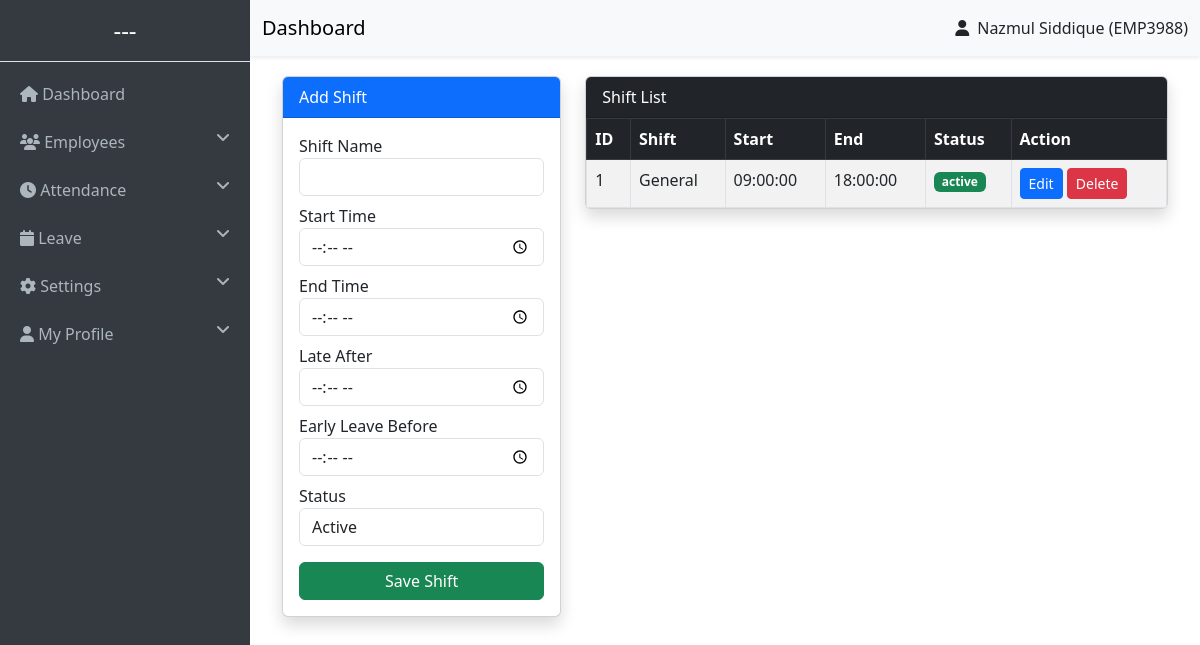
The app's page /settings/shift.php (signed in) with its own data.
### tables this page shows
CREATE TABLE `shifts` (
  `id` int NOT NULL AUTO_INCREMENT,
  `shift_name` varchar(100) NOT NULL,
  `start_time` time NOT NULL,
  `end_time` time NOT NULL,
  `late_after` time DEFAULT NULL,
  `early_leave_before` time DEFAULT NULL,
  `status` enum('active','inactive') DEFAULT 'active',
  `created_at` timestamp NOT NULL DEFAULT CURRENT_TIMESTAMP,
  `updated_at` timestamp NULL DEFAULT NULL ON UPDATE CURRENT_TIMESTAMP,
  PRIMARY KEY (`id`)
);

### settings/shift.php (the view, shortened to what this page needs)
<?php
$id = $_GET['edit'] ?? null;
$data = [
    'shift_name' => '',
    'start_time' => '',
    'end_time' => '',
    'late_after' => '',
    'early_leave_before' => '',
    'status' => 'active'
];
?>
<?php include(BASE_PATH . '/includes/header.php'); ?>
<div class="container-fluid">
<div class="row">
<div class="col-md-4">
<div class="card shadow">
<div class="card-header bg-primary text-white">
    <?php echo !empty($id) ? "Edit Shift" : "Add Shift"; ?>
</div>
<div class="card-body">
<form method="POST">
<div class="mb-2">
<label>Shift Name</label>
<input type="text" name="shift_name" class="form-control"
value="<?php echo $data['shift_name']; ?>" required>
</div>
<div class="mb-2">
<label>Start Time</label>
<input type="time" name="start_time" class="form-control"
value="<?php echo $data['start_time']; ?>" required>
</div>
<div class="mb-2">
<label>End Time</label>
<input type="time" name="end_time" class="form-control"
value="<?php echo $data['end_time']; ?>" required>
</div>
<div class="mb-2">
<label>Late After</label>
<input type="time" name="late_after" class="form-control"
value="<?php echo $data['late_after']; ?>">
</div>
<div class="mb-2">
<label>Early Leave Before</label>
<input type="time" name="early_leave_before" class="form-control"
value="<?php echo $data['early_leave_before']; ?>">
</div>
<div class="mb-2">
<label>Status</label>
<select name="status" class="form-control">
<option value="active" <?php if($data['status']=='active') echo 'selected'; ?>>Active</option>
</select>
</div>
<button class="btn btn-success w-100 mt-2">
Save Shift
</button>
</form>
</div>
</div>
</div>
<div class="col-md-8">
<div class="card shadow">
<div class="card-header bg-dark text-white">
    Shift List
</div>
<div class="card-body p-0">
<table class="table table-bordered table-striped mb-0">
<thead class="table-dark">
<tr>
    <th>ID</th>
    <th>Shift</th>
    <th>Start</th>
    <th>End</th>
    <th>Status</th>
    <th>Action</th>
</tr>
</thead>
<tbody>
<?php
$result = mysqli_query($conn, "SELECT * FROM shifts ORDER BY id DESC");
while ($row = mysqli_fetch_assoc($result)) {
?>
<tr>
    <td><?php echo $row['id']; ?></td>
    <td><?php echo $row['shift_name']; ?></td>
    <td><?php echo $row['start_time']; ?></td>
    <td><?php echo $row['end_time']; ?></td>
    <td>
        <span class="badge bg-<?php echo $row['status']=='active'?'success':'danger'; ?>">
            <?php echo $row['status']; ?>
        </span>
    </td>
    <td>
        <a href="shift.php?edit=<?php echo $row['id']; ?>" class="btn btn-sm btn-primary">
            Edit
        </a>
        <a href="shift.php?delete=<?php echo $row['id']; ?>"
           onclick="return confirm('Are you sure?')"
           class="btn btn-sm btn-danger">
            Delete
        </a>
    </td>
</tr>
<?php } ?>
</tbody>
</table>
</div>
</div>
</div>
</div>
</div>
<?php include(BASE_PATH . '/includes/footer.php'); ?>

### includes/header.php (style rules this page uses)
body { overflow-x: hidden; }

### records on screen
shifts: id "1", shift_name "General", start_time "09:00:00", end_time "18:00:00", status "active"

### other values on screen
$user_name "Nazmul Siddique"
$user_id "EMP3988"
